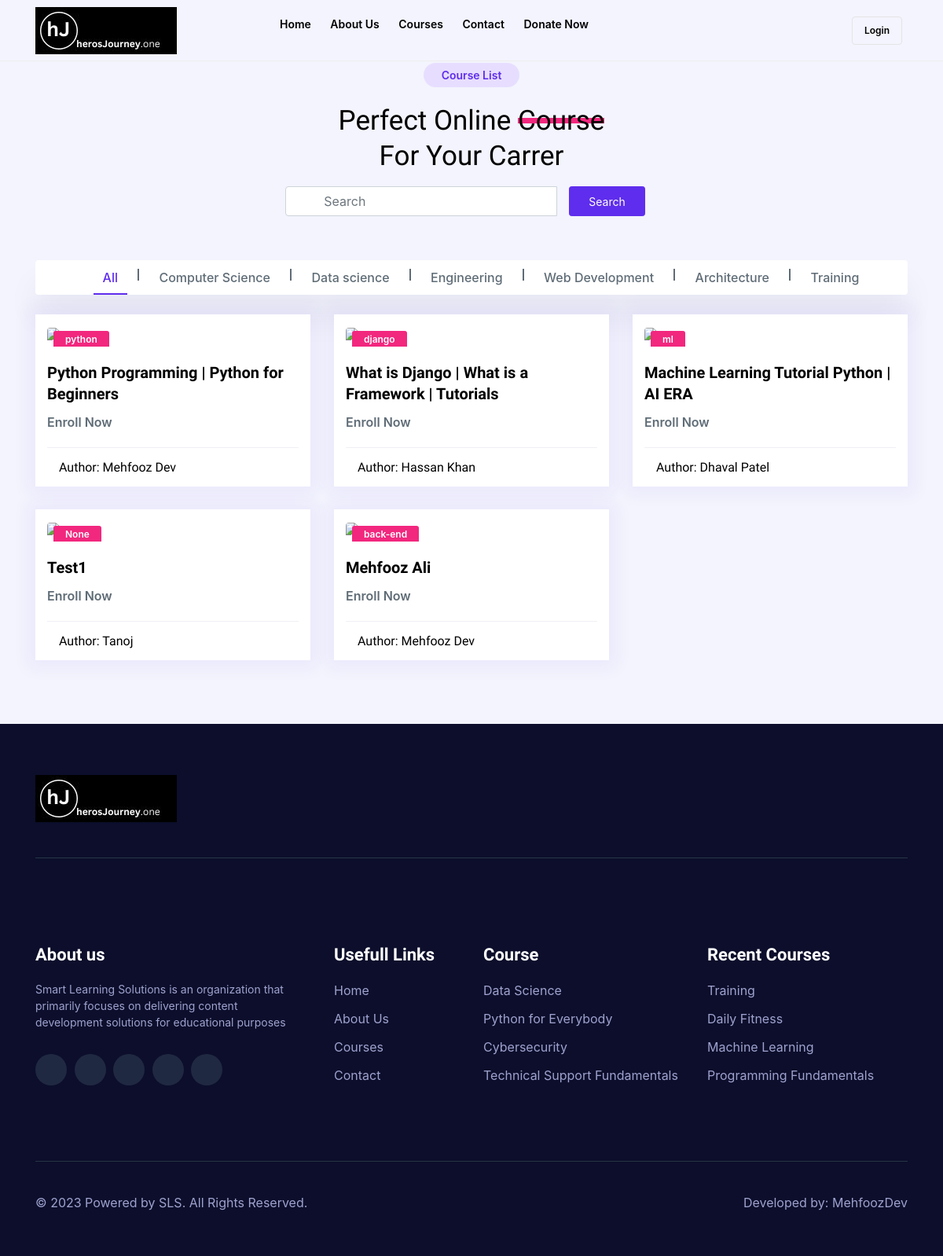
Page /courses/ on the earlier database version.
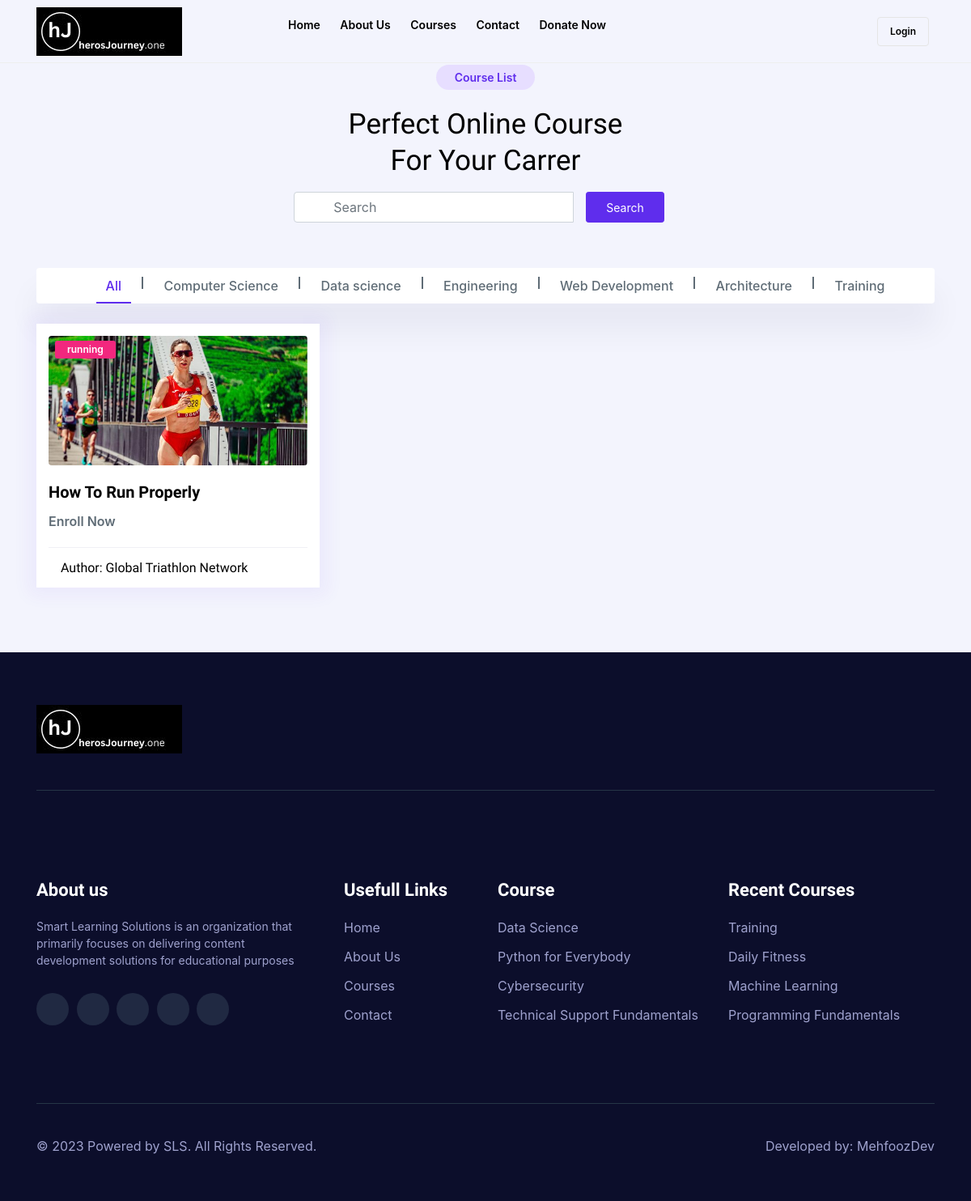
Same page on the later database version.
### base/models.py (models this page shows, shortened)
class Course(models.Model):
    CATEGORY_CHOICES = (
        ('computer-science', 'Computer Science'),
        ('data-science', 'Data science'),
        ('engineering', 'Engineering'),
        ('web-development', 'Web Development'),
        ('architecture', 'Architecture'),
        ('training', 'Training')
    )
    SUB_CATEGORY_CHOICES = (
        ('ml', 'Machine Learning'),
        ('data_science', 'Data Science'),
        ('python', 'Python'),
        ('javascript', 'JavaScript'),
        ('php', 'PHP'),
        ('django', 'Django'),
        ('html', 'HTML'),
        ('reactjs', 'React JS'),
        ('front-end', 'Front-End'),
        ('back-end', 'Back-End'),
        ('running', 'Running'),
        ('gym', 'GYM'),
    )
    id = models.AutoField(primary_key=True)
    name = models.CharField(max_length = 50 , null = False)
    slug = models.CharField(max_length = 50 , null = False , unique = True)
    description = models.TextField( null = True)
    price = models.IntegerField(null=False,default = 0, blank=True)
    discount = models.IntegerField(null=False ,blank=True, default = 0)
    active = models.BooleanField(default = False)
    category = models.CharField(max_length=255, choices=CATEGORY_CHOICES, default='',  blank=True)
    sub_category = models.CharField(max_length=255, choices=SUB_CATEGORY_CHOICES, default='', null=True, blank=True)
    thumbnail = models.ImageField(upload_to = "files/thumbnail")
    date = models.DateTimeField(auto_now_add= True)
    resource = models.FileField(upload_to = "files/resource", blank=True, null=True)
    length = models.IntegerField(null=False)
    instructor_name = models.CharField(max_length=50, null=True)
    enroll_now_status = models.BooleanField(default=True)

### base/views.py (the view)
# urls.py: path('courses/', views.courses, name='courses'),
def courses(request):
    categories = Course.CATEGORY_CHOICES  # Get all category choices from the model
    category_id = request.GET.get('category')  # Get the selected category from the query parameters
    query = request.GET.get('q')  # Get the search query from the query parameters
    if category_id:
        courses = Course.objects.filter(category=category_id)  # Filter courses based on the selected category
    else:
        courses = Course.objects.all()
    if query:
        courses = courses.filter(
            Q(name__icontains=query) |  # Search in course names
            Q(slug__icontains=query) |  # Search in course titles
            Q(description__icontains=query)  # Search in course tags
        )
    return render(request, 'base/course.html', {'courses': courses, 'categories': categories})

### base/templates/base/course.html (shortened to what this page needs)
{% extends "base/base.html" %}
{% load static %}
{% block content %}
<main class="main_wrapper">
   <div class="gridarea">
    <div class="container">
      <div class="row">
        <div class="section__title text-center" data-aos="fade-up">
          <div class="section__title__button">
            <div class="default__small__button">Course List</div>
          </div>
          <div class="section__title__heading heading__underline">
            <h2>
              Perfect Online <span>Course</span> <br />
              For Your Carrer
            </h2>
          </div>
          <div class="my-3 d-flex justify-content-center">
            <form method="get" action="{% url 'courses' %}" class="form-inline">
                <div class="input-group">
                    <input type="text" name="q" class="form-control px-5" placeholder="Search">
                    <div class="input-group-append">
                        <button class="default__button btn-sm mx-3 px-4" type="submit">Search</button>
                    </div>
                </div>
            </form>
        </div>
        </div>
      </div>
      <div class="row" data-aos="fade-up">
        <div class="col-xl-12">
          <div class="gridfilter_nav grid__filter gridFilter">
            <button class="active" data-filter="*">All</button>
            {% for category in categories %}
              <button data-filter=".filter{{ category.0 }}" class="">{{ category.1 }}</button>
            {% endfor %}
          </div>
        </div>
      </div>
      <div class="row grid" data-aos="fade-up">
        {% for course in courses %}
          <div class="col-4 col-xl-4 col-lg-4 col-md-6 col-sm-6 col-12 grid-item filter{{ course.category }}" >
            <div class="gridarea__wraper">
              <div class="gridarea__img">
                <img src="{% static course.thumbnail.url %}" alt="grid" />
                <div class="gridarea__small__button">
                  <div class="grid__badge">{{course.sub_category}}</div>
                </div>
              </div>
              <div class="gridarea__content">
                <div class="gridarea__heading">
                  <h3>
                    <a href="{% url 'enroll' course.slug %}">
                        {{course.name}}
                      </a>
                  </h3>
                </div>
                <div class="gridarea__price">
                  <p>Enroll Now</p>
                </div>
                <div class="gridarea__bottom">
                  <div class="gridarea__small__img">
                    <div class="gridarea__small__content">
                      <h6>Author: {{course.instructor_name}}</h6>
                    </div>
                  </div>
                </div>
              </div>
            </div>
          </div>
        {% endfor %}
      </div>
      </div>
    </div>
  {% endblock content %}

### base/templates/base/base.html (shortened to what this page needs)
<!DOCTYPE html>
{% load static %}
<html class="no-js" lang="zxx">
  <head>
    <link rel="stylesheet" href="https://cdn.plyr.io/3.6.2/plyr.css">
    <link rel="stylesheet" href="https://cdnjs.cloudflare.com/ajax/libs/font-awesome/5.15.3/css/all.min.css">
    <link rel="stylesheet" href="{% static 'base/css/bootstrap.min.css' %}" />
    <link rel="stylesheet" href="{% static 'base/css/animate.min.css' %}" />
    <link rel="stylesheet" href="{% static 'base/css/aos.min.css' %}" />
    <link rel="stylesheet" href="{% static 'base/css/magnific-popup.css' %}" />
    <link rel="stylesheet" href="{% static 'base/css/icofont.min.css' %}" />
    <link rel="stylesheet" href="{% static 'base/css/slick.css' %}" />
    <link
      rel="stylesheet"
      href="{% static 'base/cdn.jsdelivr.net/npm/swiper%409/swiper-bundle.min.css' %}"
    />
    <link rel="stylesheet" href="{% static 'base/css/style.css' %}" />
    <link rel="stylesheet" href="https://maxcdn.bootstrapcdn.com/bootstrap/4.5.2/css/bootstrap.min.css">
  </head>
  <body class="body__wrapper">
  <header>
    <div class="headerarea transparent__header header__sticky header__area">
      <div class="container desktop__menu__wrapper">
        <div class="row">
          <div class="col-xl-2 col-lg-2 col-md-6">
            <div class="headerarea__left">
              <div class="headerarea__left__logo">
                <a href="/"
                  ><img src="{% static 'base/img/logo/hJ-Logo-180x60.jpg' %}" alt="logo"
                /></a>
              </div>
            </div>
          </div>
          <div class="col-xl-7 col-lg-7 main_menu_wrap">
            <div class="headerarea__main__menu">
              <nav>
                <ul>
                  <li>
                    <a class="headerarea__has__dropdown" href="/"
                      >Home
                    </a>
                  </li>
                  <li>
                    <a class="headerarea__has__dropdown" href="{% url 'about' %}"
                      >About Us
                    </a>
                  </li>
                  <li>
                    <a class="headerarea__has__dropdown" href="{% url 'courses' %}"
                      >Courses
                    </a>
                  </li>
                  <li>
                    <a class="headerarea__has__dropdown" href="{% url 'contact' %}"
                      >Contact
                    </a>
                  </li>
                  <li>
                    <a class="" href="{% url 'donate' %}">Donate Now</a>
                  </li>
                </ul>
              </nav>
            </div>
          </div>
          <div class="col-xl-3 col-lg-3 col-md-6">
            <div class="headerarea__right">
              <div class="headerarea__login">
                {% if request.user.is_authenticated %}
                <div class="dropdown">
                  <a class="btn dropdown-toggle" type="button" id="dropdownMenuButton1" data-bs-toggle="dropdown" aria-expanded="false">
                    {{request.user.username}}
                  </a>
                  <ul class="dropdown-menu" aria-labelledby="dropdownMenuButton1">
                    <li><a  href="{% url 'user-profile' user.id %}">Profile</a></li>
                    <li><a href="{% url 'logout' %}">Logout</a></li>
                  </ul>
                </div>
                {% else %}
                  <a href="{% url 'login' %}">Login</a>
                {% endif %}
              </div>
            </div>
          </div>
        </div>
      </div>
    </div>
  </header>
    {% block content %}
    {% endblock content %}
  <div class="footerarea">
    <div class="container">
      <div class="footerarea__newsletter__wraper">
        <div class="row">
          <div
            class="col-xl-6 col-lg-6 col-md-6 col-sm-12 col-12"
            data-aos="fade-up"
          >
            <div class="footerarea__logo">
              <a href="#"
                ><img src="{% static 'base/img/logo/hJ-Logo-180x60.jpg' %}" alt="logophoto"
              /></a>
            </div>
          </div>
        </div>
      </div>
      <div class="footerarea__wrapper">
        <div class="row">
          <div
            class="col-xl-4 col-lg-4 col-md-6 col-sm-12"
            data-aos="fade-up"
          >
            <div class="footerarea__inner footerarea__about__us">
              <div class="footerarea__heading">
                <h3>About us</h3>
              </div>
              <div class="footerarea__content">
                <p>
                  Smart Learning Solutions is an organization that primarily
                  focuses on delivering content development solutions for
                  educational purposes
                </p>
              </div>
              <div class="footerarea__icon">
                <ul>
                  <li>
                    <a href="http://facebook.com/"
                      ><i class="icofont-facebook"></i
                    ></a>
                  </li>
                  <li>
                    <a href="http://twitter.com/"
                      ><i class="icofont-twitter"></i
                    ></a>
                  </li>
                  <li>
                    <a href="http://vimeo.com/"
                      ><i class="icofont-vimeo"></i
                    ></a>
                  </li>
                  <li>
                    <a href="http://linkedin.com/"
                      ><i class="icofont-linkedin"></i
                    ></a>
                  </li>
                  <li>
                    <a href="http://skype.com/"
                      ><i class="icofont-skype"></i
                    ></a>
                  </li>
                </ul>
              </div>
            </div>
          </div>
          <div
            class="col-xl-2 col-lg-2 col-md-6 col-sm-6"
            data-aos="fade-up"
          >
            <div class="footerarea__inner">
              <div class="footerarea__heading">
                <h3>Usefull Links</h3>
              </div>
              <div class="footerarea__list">
                <ul>
                  <li>
                    <a href="/">Home</a>
                  </li>
                  <li>
                    <a href="{% url 'about' %}">About Us</a>
                  </li>
                  <li>
                    <a href="{% url 'courses' %}">Courses</a>
                  </li>
                  <li>
                    <a href="{% url 'contact' %}">Contact</a>
                  </li>
                </ul>
              </div>
            </div>
          </div>
          <div
            class="col-xl-3 col-lg-3 col-md-6 col-sm-6"
            data-aos="fade-up"
          >
            <div class="footerarea__inner footerarea__padding__left">
              <div class="footerarea__heading">
                <h3>Course</h3>
              </div>
              <div class="footerarea__list">
                <ul>
                  <li>
                    <a href="/">Data Science</a>
                  </li>
                  <li>
                    <a href="/">Python for Everybody</a>
                  </li>
                  <li>
                    <a href="/">Cybersecurity</a>
                  </li>
                  <li>
                    <a href="/">Technical Support Fundamentals </a>
                  </li>
                </ul>
              </div>
            </div>
          </div>
          <div
            class="col-xl-3 col-lg-3 col-md-6 col-sm-12"
            data-aos="fade-up"
          >
            <div class="footerarea__right__wraper footerarea__inner">
              <div class="footerarea__heading">
                <h3>Recent Courses</h3>
              </div>
              <div class="footerarea__list">
                <ul>
                  <li>
                    <a href="/">Training</a>
                  </li>
                  <li>
                    <a href="/">Daily Fitness</a>
                  </li>
                  <li>
                    <a href="/">Machine Learning</a>
                  </li>
                  <li>
                    <a href="/">Programming Fundamentals</a>
                  </li>
                </ul>
              </div>
            </div>
          </div>
        </div>
      </div>
      <div class="footerarea__copyright__wrapper">
        <div class="row">
          <div
            class="col-xl-6 col-lg-6 col-md-6 col-sm-6 col-12"
            data-aos="fade-up"
          >
            <div class="footerarea__copyright__content">
              <p>
                © 2023 Powered by <a href="/">SLS</a>. All Rights
                Reserved.
              </p>
            </div>
          </div>
          <div
            class="col-xl-6 col-lg-6 col-md-6 col-sm-6 col-12"
            data-aos="fade-up"
          >
            <div class="footerarea__copyright__list">
              <ul>
                <li><a href="https://mprofile.mstaxsolution.com/" target='_'>Developed by: MehfoozDev</a></li>
              </ul>
            </div>
          </div>
        </div>
      </div>
    </div>
  </div>
  </body>
</html>

Differences in the rows shown:
removed Course: sub_category "python", name "Python Programming | Python for Beginners", instructor_name "Mehfooz Dev"
removed Course: sub_category "django", name "What is Django | What is a Framework | Tutorials", instructor_name "Hassan Khan"
removed Course: sub_category "ml", name "Machine Learning Tutorial Python | AI ERA", instructor_name "Dhaval Patel"
removed Course: sub_category "None", name "Test1", instructor_name "Tanoj"
removed Course: sub_category "back-end", name "Mehfooz Ali", instructor_name "Mehfooz Dev"
added Course: thumbnail (picture), sub_category "running", name "How To Run Properly", instructor_name "Global Triathlon Network"
